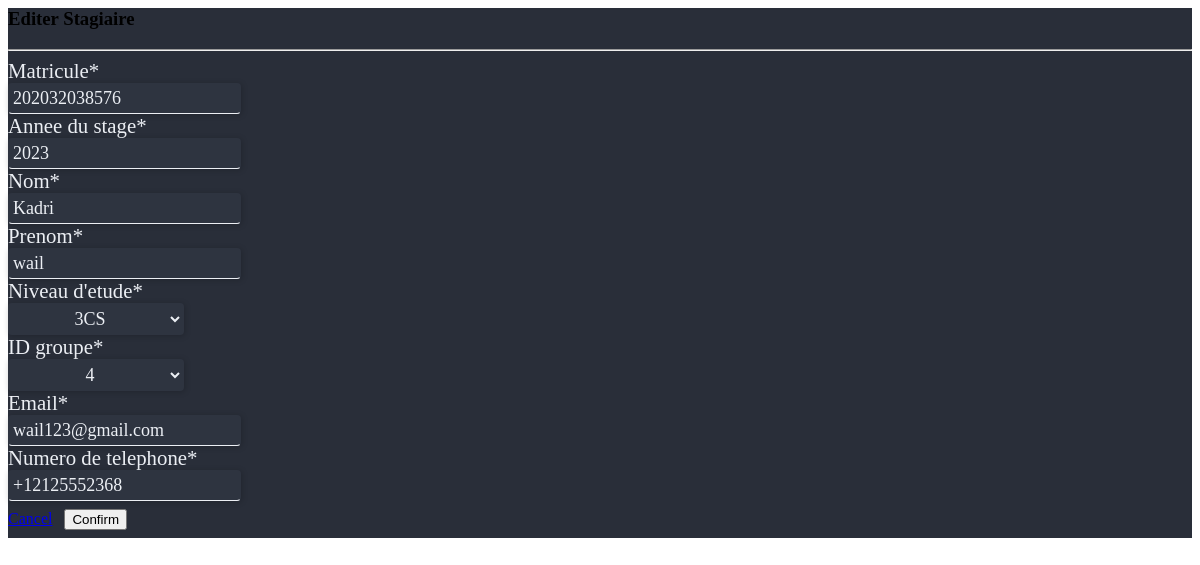
The app's page /Stagier/edit/4/ (signed in) with its own data.
### gestionnaire/models.py (models this page shows, shortened)
class Stagier(models.Model):
    NIV = (
    ('1CPI', '1CPI'),
    ('2CPI', '2CPI'),
    ('1CS', '1CS'),
    ('2CS', '2CS'),
    ('3CS', '3CS'),
    )
    matricule = models.CharField("Matricule",max_length=12)
    anneeStage = models.CharField("Annee du stage",max_length=12)
    nomStagier = models.CharField("Nom",max_length=120)
    prenomStagier = models.CharField("Prenom",max_length=120)
    niveauDetude = models.CharField("Niveau d'etude",max_length=80,choices=NIV)
    idGroupe = models.ForeignKey(Groupe, on_delete=models.CASCADE, verbose_name="ID groupe")
    emailStagier = models.EmailField("email",max_length=100)
    numeroTelephoneStagier = PhoneNumberField("Numero de telephone",unique = False, null = False, blank = False)
    class Meta:
        unique_together = ['matricule','anneeStage']

### gestionnaire/views.py (the view)
# urls.py: path('Stagier/edit/<int:pk>/', views.StagierEdit, name='dashboard-Stagier-edit'),
@login_required(login_url='user-login')
def StagierEdit(request, pk):
    item = Stagier.objects.get(id=pk)
    if request.method == 'POST':
        form = StagierForm(request.POST, instance=item)
        if form.is_valid():
            form.save()
            return redirect('dashboard-Stagier')
    else:
        form = StagierForm(instance=item)
    context = {
         'item': item,
        'form': form,
    }
    return render(request, 'dashboard/Stagier_edit.html', context)

### gestionnaire/forms.py
class StagierForm (forms.ModelForm ):
    class Meta:
        model = Stagier
        fields = '__all__'

### gestionnaire/models.py (called while the page is built)
    def __str__(self):
        return f'{self.id}'

### gestionnaire/templates/dashboard/Stagier_edit.html (shortened to what this page needs)
{% load crispy_forms_tags %} {% block content %}
<div class="" style="background-color: rgb(41, 46, 57)">
  <div class="p-3">
    <h3 class="text-center">Editer Stagiaire</h3>
    <hr style="background: rgb(236, 239, 244)" />
    <form
      method="POST"
      class="form2"
      action="{% url 'dashboard-Stagier-edit' item.id %}"
    >
      {% csrf_token %} {{ form|crispy }}
      <a class="btn ModalDelete" href="{% url 'dashboard-Stagier' %}">Cancel</a>
      <button class="btn ModalEdit" id="delete" type="submit" value="Confirm">
        Confirm
      </button>
    </form>
  </div>
</div>
{% endblock %}

### gestionnaire/templates/dashboard/Stagier_edit.html (style rules this page uses)
.form2 button { margin: 8px; text-align: center !important; }
.form2 label { font-weight: 500; color: #eceff4; font-size: 1.3rem; transition: 0.25s ease; }
.form2 option { font-weight: 500; color: #eceff4; opacity: 0.7; font-size: 1rem; margin-top: 0; margin-bottom: 60px; text-shadow: 2px 2px 4px white; }
.form2 select { outline-style: none; border: 1px solid transparent; color: rgb(236, 239, 244); border-radius: 4px; background-color: rgb(46, 52, 64); font: inherit; font-size: 1.125rem; padding: 4px 50px; box-shadow: 1px 1px 6px rgba(0, 0, 0, 0.2); transition: border-color 100ms ease-in-out 0s, color 400ms ease-in-out 0s, background-color 400ms ease-in-out 0s; text-align: center; }
.form2 input { outline-style: none; border: 1px solid transparent; color: rgb(236, 239, 244); border-radius: 4px; background-color: rgb(46, 52, 64); font: inherit; font-size: 1.125rem; padding: 4px; box-shadow: 1px 1px 6px rgba(0, 0, 0, 0.2); border-bottom: 1px solid rgb(236, 239, 244); }

### records on screen
Stagier: matricule "202032038576", anneeStage "2023", nomStagier "Kadri", prenomStagier "wail", niveauDetude "3CS", idGroupe "4", emailStagier "wail123@gmail.com", numeroTelephoneStagier "+12125552368"
